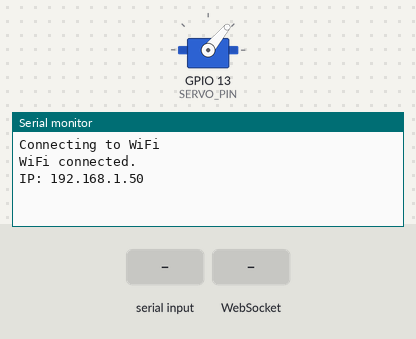
Simulated run of this sketch. Board: ESP32. Parts: servo, the last lines printed to the serial monitor. The test bench sets the inputs (shaded band). WiFi joins after 1.5 s; servers stay silent unless stated.

Above: at 3.2 s.
3.3 s: "1\n" received over the second serial link
At 4.3 s:
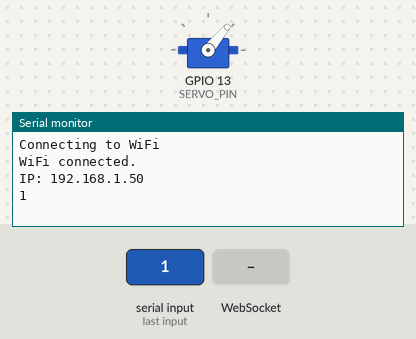
4.8 s: WebSocket text "1" received
At 5.4 s:
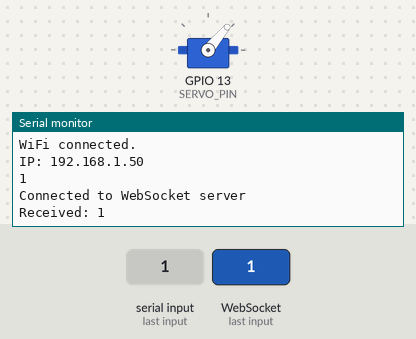

The sketch:

Onboard_Radar_Servo_Controller.ino
```cpp
#include <WiFi.h>
#include <WiFiMulti.h>
#include <WebSocketsClient.h>
#include <ESP32Servo.h>

WiFiMulti WiFiMulti;

const char* websocket_host = "192.168.137.1";
const uint16_t websocket_port = 8767;
const char* websocket_path = "/";

#define SERVO_PIN 13
#define RX2_PIN 16  // Sensor TX → ESP32 RX2
#define TX2_PIN 17  // Optional

WebSocketsClient webSocket;
Servo myServo;
HardwareSerial SensorSerial(2);

bool servoState = false;

void toggleServo() {
  servoState = !servoState;
  int angle = servoState ? 130 : 50;
  myServo.write(angle);
  Serial.printf("Servo moved to: %d°\n", angle);
}

void webSocketEvent(WStype_t type, uint8_t * payload, size_t length) {
  switch (type) {
    case WStype_CONNECTED:
      Serial.println("Connected to WebSocket server");
      break;
    case WStype_DISCONNECTED:
      Serial.println("Disconnected from WebSocket server");
      break;
    case WStype_TEXT:
      Serial.printf("Received: %s\n", payload);
      if (strcmp((char*)payload, "drop") == 0) {
        toggleServo();
      }
      break;
    default:
      break;
  }
}

void setup() {
  Serial.begin(115200);
  delay(500);

  WiFiMulti.addAP("lenovo", "123456789");
  Serial.print("Connecting to WiFi");
  while (WiFiMulti.run() != WL_CONNECTED) {
    Serial.print(".");
    delay(500);
  }
  Serial.println("\nWiFi connected.");
  Serial.print("IP: ");
  Serial.println(WiFi.localIP());

  // Try lower baud rate if 115200 fails
  SensorSerial.begin(9600, SERIAL_8N1, RX2_PIN, TX2_PIN);  // try 9600 or 115200

  myServo.setPeriodHertz(50);
  myServo.attach(SERVO_PIN, 500, 2400);
  myServo.write(servoState ? 130 : 50);

  webSocket.begin(websocket_host, websocket_port, websocket_path);
  webSocket.onEvent(webSocketEvent);
  webSocket.setReconnectInterval(5000);
}

String sensorBuffer = "";

void loop() {
  webSocket.loop();

  // Read all bytes from SensorSerial (raw mode)
  while (SensorSerial.available()) {
    char c = SensorSerial.read();
    Serial.print(c);  // Debug output to Serial Monitor
    if (c == '\n' || c == '\r') {
      sensorBuffer.trim();
      if (sensorBuffer.length() > 0 && webSocket.isConnected()) {
        webSocket.sendTXT(sensorBuffer);
        Serial.println("[Sent to WebSocket] " + sensorBuffer);
      }
      sensorBuffer = "";  // Clear buffer after sending
    } else {
      sensorBuffer += c;
    }
  }
}
```

Measured:
- after the input at 3.3 s, the serial monitor: prints a new line at once (image 1)
- after the input at 4.8 s, the serial monitor: prints a new line at once (image 2)
